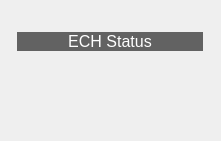
  <widget class="QWidget" name="layoutWidget" >
   <property name="geometry" >
    <rect>
     <x>0</x>
     <y>170</y>
     <width>221</width>
     <height>141</height>
    </rect>
   </property>
   <layout class="QGridLayout" >
    <item row="0" column="0" >
     <layout class="QVBoxLayout" >
      <property name="spacing" >
       <number>2</number>
      </property>
     </layout>
    </item>
    <item row="1" column="0" >
     <spacer>
      <property name="orientation" >
       <enum>Qt::Vertical</enum>
      </property>
      <property name="sizeType" >
       <enum>QSizePolicy::Fixed</enum>
      </property>
      <property name="sizeHint" >
       <size>
        <width>186</width>
        <height>21</height>
       </size>
      </property>
     </spacer>
    </item>
    <item row="2" column="0" >
     <layout class="QVBoxLayout" >
      <property name="spacing" >
       <number>2</number>
      </property>
      <item>
       <widget class="QLabel" name="label_7" >
        <property name="maximumSize" >
         <size>
          <width>16777215</width>
          <height>30</height>
         </size>
        </property>
        <property name="palette" >
         <palette>
          <active>
           <colorrole role="WindowText" >
            <brush brushstyle="SolidPattern" >
             <color alpha="255" >
              <red>255</red>
              <green>255</green>
              <blue>255</blue>
             </color>
            </brush>
           </colorrole>
           <colorrole role="Base" >
            <brush brushstyle="SolidPattern" >
             <color alpha="255" >
              <red>255</red>
              <green>255</green>
              <blue>255</blue>
             </color>
            </brush>
           </colorrole>
           <colorrole role="Window" >
            <brush brushstyle="SolidPattern" >
             <color alpha="150" >
              <red>0</red>
              <green>0</green>
              <blue>0</blue>
             </color>
            </brush>
           </colorrole>
          </active>
          <inactive>
           <colorrole role="WindowText" >
            <brush brushstyle="SolidPattern" >
             <color alpha="255" >
              <red>255</red>
              <green>255</green>
              <blue>255</blue>
             </color>
            </brush>
           </colorrole>
           <colorrole role="Base" >
            <brush brushstyle="SolidPattern" >
             <color alpha="255" >
              <red>255</red>
              <green>255</green>
              <blue>255</blue>
             </color>
            </brush>
           </colorrole>
           <colorrole role="Window" >
            <brush brushstyle="SolidPattern" >
             <color alpha="150" >
              <red>0</red>
              <green>0</green>
              <blue>0</blue>
             </color>
            </brush>
           </colorrole>
          </inactive>
          <disabled>
           <colorrole role="WindowText" >
            <brush brushstyle="SolidPattern" >
             <color alpha="255" >
              <red>115</red>
              <green>115</green>
              <blue>115</blue>
             </color>
            </brush>
           </colorrole>
           <colorrole role="Base" >
            <brush brushstyle="SolidPattern" >
             <color alpha="150" >
              <red>0</red>
              <green>0</green>
              <blue>0</blue>
             </color>
            </brush>
           </colorrole>
           <colorrole role="Window" >
            <brush brushstyle="SolidPattern" >
             <color alpha="150" >
              <red>0</red>
              <green>0</green>
              <blue>0</blue>
             </color>
            </brush>
           </colorrole>
          </disabled>
         </palette>
        </property>
        <property name="font" >
         <font>
          <pointsize>12</pointsize>
          <weight>50</weight>
          <bold>false</bold>
         </font>
        </property>
        <property name="autoFillBackground" >
         <bool>true</bool>
        </property>
        <property name="text" >
         <string>ECH Status</string>
        </property>
        <property name="alignment" >
         <set>Qt::AlignCenter</set>
        </property>
       </widget>
      </item>
      <item>
       <layout class="QHBoxLayout" >
        <item>
         <layout class="QVBoxLayout" >
          <property name="spacing" >
           <number>0</number>
          </property>
          <item>
           <layout class="QHBoxLayout" >
            <property name="spacing" >
             <number>0</number>
            </property>
            <item>
             <widget class="CAImageMbbi" name="s1_8" >
              <property name="minimumSize" >
               <size>
                <width>20</width>
                <height>10</height>
               </size>
              </property>
              <property name="maximumSize" >
               <size>
                <width>30</width>
                <height>30</height>
               </size>
              </property>
              <property name="pvname" >
               <string>ECH_STATUS</string>
              </property>
              <property name="dmode" stdset="0" >
               <enum>CAImageMbbi::TrueFalse</enum>
              </property>
              <property name="falsepxm" stdset="0" >
               <pixmap resource="../ech.qrc" >:/images/ECH_rect_off.png</pixmap>
              </property>
              <property name="truepxm" stdset="0" >
               <pixmap resource="../ech.qrc" >:/images/ECH_rect_on.png</pixmap>
              </property>
              <property name="index" >
               <number>1</number>
              </property>
             </widget>
            </item>
            <item>
             <widget class="CAImageMbbi" name="s1_9" >
              <property name="minimumSize" >
               <size>
                <width>20</width>
                <height>10</height>
               </size>
              </property>
              <property name="maximumSize" >
               <size>
                <width>30</width>
                <height>30</height>
               </size>
              </property>
              <property name="pvname" >
               <string>ECH_STATUS</string>
              </property>
              <property name="dmode" stdset="0" >
               <enum>CAImageMbbi::TrueFalse</enum>
              </property>
              <property name="falsepxm" stdset="0" >
               <pixmap resource="../ech.qrc" >:/images/ECH_rect_off.png</pixmap>
              </property>
              <property name="truepxm" stdset="0" >
               <pixmap resource="../ech.qrc" >:/images/ECH_rect_on.png</pixmap>
              </property>
              <property name="index" >
               <number>2</number>
              </property>
             </widget>
            </item>
            <item>
             <widget class="CAImageMbbi" name="s1_10" >
              <property name="minimumSize" >
               <size>
                <width>20</width>
                <height>10</height>
               </size>
              </property>
              <property name="maximumSize" >
               <size>
                <width>30</width>
                <height>30</height>
               </size>
              </property>
              <property name="pvname" >
               <string>ECH_STATUS</string>
              </property>
              <property name="dmode" stdset="0" >
               <enum>CAImageMbbi::TrueFalse</enum>
              </property>
              <property name="falsepxm" stdset="0" >
               <pixmap resource="../ech.qrc" >:/images/ECH_rect_off.png</pixmap>
              </property>
              <property name="truepxm" stdset="0" >
               <pixmap resource="../ech.qrc" >:/images/ECH_rect_on.png</pixmap>
              </property>
              <property name="index" >
               <number>3</number>
              </property>
             </widget>
            </item>
            <item>
             <widget class="CAImageMbbi" name="s1_11" >
              <property name="minimumSize" >
               <size>
                <width>20</width>
                <height>10</height>
               </size>
              </property>
              <property name="maximumSize" >
               <size>
                <width>30</width>
                <height>30</height>
               </size>
              </property>
              <property name="pvname" >
               <string>ECH_STATUS</string>
              </property>
              <property name="dmode" stdset="0" >
               <enum>CAImageMbbi::TrueFalse</enum>
              </property>
              <property name="falsepxm" stdset="0" >
               <pixmap resource="../ech.qrc" >:/images/ECH_rect_off.png</pixmap>
              </property>
              <property name="truepxm" stdset="0" >
               <pixmap resource="../ech.qrc" >:/images/ECH_rect_on.png</pixmap>
              </property>
              <property name="index" >
               <number>4</number>
              </property>
             </widget>
            </item>
            <item>
             <widget class="CAImageMbbi" name="s1_12" >
              <property name="minimumSize" >
               <size>
                <width>20</width>
                <height>10</height>
               </size>
              </property>
              <property name="maximumSize" >
               <size>
                <width>30</width>
                <height>30</height>
               </size>
              </property>
              <property name="pvname" >
               <string>ECH_STATUS</string>
              </property>
              <property name="dmode" stdset="0" >
               <enum>CAImageMbbi::TrueFalse</enum>
              </property>
              <property name="falsepxm" stdset="0" >
               <pixmap resource="../ech.qrc" >:/images/ECH_rect_off.png</pixmap>
              </property>
              <property name="truepxm" stdset="0" >
               <pixmap resource="../ech.qrc" >:/images/ECH_rect_on.png</pixmap>
              </property>
              <property name="index" >
               <number>5</number>
              </property>
             </widget>
            </item>
            <item>
             <widget class="CAImageMbbi" name="s1_13" >
              <property name="minimumSize" >
               <size>
                <width>20</width>
                <height>10</height>
               </size>
              </property>
              <property name="maximumSize" >
               <size>
                <width>30</width>
                <height>30</height>
               </size>
              </property>
              <property name="pvname" >
               <string>ECH_STATUS</string>
              </property>
              <property name="dmode" stdset="0" >
               <enum>CAImageMbbi::TrueFalse</enum>
              </property>
              <property name="falsepxm" stdset="0" >
               <pixmap resource="../ech.qrc" >:/images/ECH_rect_off.png</pixmap>
              </property>
              <property name="truepxm" stdset="0" >
               <pixmap resource="../ech.qrc" >:/images/ECH_rect_on.png</pixmap>
              </property>
              <property name="index" >
               <number>6</number>
              </property>
             </widget>
            </item>
           </layout>
          </item>
          <item>
           <widget class="CALabel" name="s1_14" >
            <property name="minimumSize" >
             <size>
              <width>120</width>
              <height>20</height>
             </size>
            </property>
            <property name="maximumSize" >
             <size>
              <width>180</width>
              <height>30</height>
             </size>
            </property>
            <property name="palette" >
             <palette>
              <active>
               <colorrole role="WindowText" >
                <brush brushstyle="SolidPattern" >
                 <color alpha="255" >
                  <red>0</red>
                  <green>0</green>
                  <blue>0</blue>
                 </color>
                </brush>
               </colorrole>
              </active>
              <inactive>
               <colorrole role="WindowText" >
                <brush brushstyle="SolidPattern" >
                 <color alpha="255" >
                  <red>0</red>
                  <green>0</green>
                  <blue>0</blue>
                 </color>
                </brush>
               </colorrole>
              </inactive>
              <disabled>
               <colorrole role="WindowText" >
                <brush brushstyle="SolidPattern" >
                 <color alpha="255" >
                  <red>115</red>
                  <green>115</green>
                  <blue>115</blue>
                 </color>
                </brush>
               </colorrole>
              </disabled>
             </palette>
            </property>
            <property name="font" >
             <font>
              <pointsize>12</pointsize>
              <weight>75</weight>
              <bold>true</bold>
             </font>
            </property>
            <property name="autoFillBackground" >
             <bool>true</bool>
            </property>
            <property name="alignment" >
             <set>Qt::AlignLeading|Qt::AlignLeft|Qt::AlignVCenter</set>
            </property>
            <property name="wordWrap" >
             <bool>false</bool>
            </property>
            <property name="indent" >
             <number>5</number>
            </property>
            <property name="pvname" >
             <string>ECH_STATUS</string>
            </property>
            <property name="dmode" stdset="0" >
             <enum>CALabel::Choice</enum>
            </property>
            <property name="cmode" stdset="0" >
             <enum>CALabel::Alarm</enum>
            </property>
            <property name="ttdmode" stdset="0" >
             <enum>CALabel::Hide</enum>
            </property>
            <property name="dbrequest" stdset="0" >
             <enum>CALabel::DBRGSTR</enum>
            </property>
            <property name="messages" stdset="0" >
             <stringlist/>
            </property>
           </widget>
          </item>
         </layout>
        </item>
       </layout>
      </item>
     </layout>
    </item>
    <item row="3" column="0" >
     <spacer>
      <property name="orientation" >
       <enum>Qt::Vertical</enum>
      </property>
      <property name="sizeHint" >
       <size>
        <width>186</width>
        <height>16</height>
       </size>
      </property>
     </spacer>
    </item>
   </layout>
  </widget>
